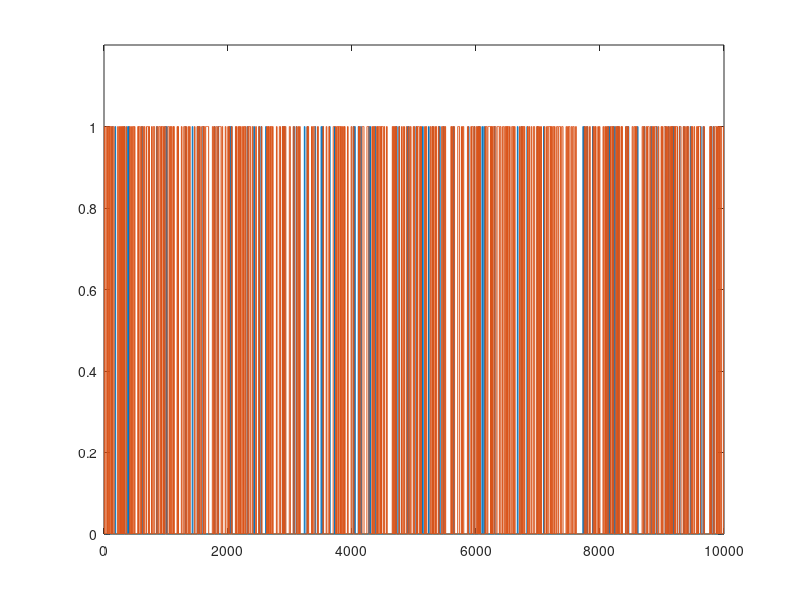

MATLAB code for this plot:
%%
%   COURSE: Master statistics and machine learning: intuition, math, code										
%      URL: udemy.com/course/statsml_x/?couponCode=202112 
% 
%  SECTION: Probability theory
%    VIDEO: Conditional probability
% 
%  TEACHER: Mike X Cohen, sincxpress.com
%

%%

% a clear MATLAB workspace is a clear mental workspace
close all; clear; clc
pkg load statistics % load Octave stats package

%% generate two long-spike time series

N = 10000;
spikeDur  = 10; % a.u. but must be an even number
spikeNumA = .01; % in proportion of total number of points
spikeNumB = .05; % in proportion of total number of points

% initialize to zeros
[spike_tsA,spike_tsB] = deal( zeros(N,1) );


%%% populate time series 1
spiketimesA = randi(N,round(N*spikeNumA),1);

% flesh out spikes (loop per spike)
for spikei=1:length(spiketimesA)
    
    % find boundaries
    bnd_pre = max(1,spiketimesA(spikei)-spikeDur/2);
    bnd_pst = min(N,spiketimesA(spikei)+spikeDur/2);
    
    % fill in with ones
    spike_tsA(bnd_pre:bnd_pst) = 1;
end


%%% repeat for time series 2
spiketimesB = randi(N,round(N*spikeNumB),1);
% spiketimesB(1:length(spiketimesA)) = spiketimesA; % induce strong conditional probability

% flesh out spikes (loop per spike)
for spikei=1:length(spiketimesB)
    
    % find boundaries
    bnd_pre = max(1,spiketimesB(spikei)-spikeDur/2);
    bnd_pst = min(N,spiketimesB(spikei)+spikeDur/2);
    
    % fill in with ones
    spike_tsB(bnd_pre:bnd_pst) = 1;
end


%% let's see what they look like

figure(1), clf
plot(1:N,spike_tsA, 1:N,spike_tsB)
set(gca,'ylim',[0 1.2])


%% compute their probabilities and intersection

% probabilities
probA = sum(spike_tsA==1) / N;
probB = mean(spike_tsB);

% joint probability
probAB = mean(spike_tsA+spike_tsB==2);

%% compute the conditional probabilities

% p(A|B)
pAgivenB = probAB/probB;

% p(B|A)
pBgivenA = probAB/probA;

% print a little report
disp('  ')
disp([ 'P(A)   = ' num2str(probA) ])
disp([ 'P(A|B) = ' num2str(pAgivenB) ])
disp([ 'P(B)   = ' num2str(probB) ])
disp([ 'P(B|A) = ' num2str(pBgivenA) ])

%% done.
